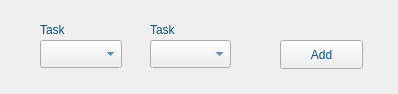
<?xml version="1.0" encoding="UTF-8"?>
<ui version="4.0">
 <class>Form</class>
 <widget class="QWidget" name="Form">
  <property name="geometry">
   <rect>
    <x>0</x>
    <y>0</y>
    <width>398</width>
    <height>94</height>
   </rect>
  </property>
  <property name="palette">
   <palette>
    <active>
     <colorrole role="WindowText">
      <brush brushstyle="SolidPattern">
       <color alpha="255">
        <red>3</red>
        <green>82</green>
        <blue>131</blue>
       </color>
      </brush>
     </colorrole>
     <colorrole role="Text">
      <brush brushstyle="SolidPattern">
       <color alpha="255">
        <red>3</red>
        <green>82</green>
        <blue>131</blue>
       </color>
      </brush>
     </colorrole>
     <colorrole role="ButtonText">
      <brush brushstyle="SolidPattern">
       <color alpha="255">
        <red>3</red>
        <green>82</green>
        <blue>131</blue>
       </color>
      </brush>
     </colorrole>
     <colorrole role="Highlight">
      <brush brushstyle="SolidPattern">
       <color alpha="255">
        <red>3</red>
        <green>82</green>
        <blue>131</blue>
       </color>
      </brush>
     </colorrole>
    </active>
    <inactive>
     <colorrole role="WindowText">
      <brush brushstyle="SolidPattern">
       <color alpha="255">
        <red>3</red>
        <green>82</green>
        <blue>131</blue>
       </color>
      </brush>
     </colorrole>
     <colorrole role="Text">
      <brush brushstyle="SolidPattern">
       <color alpha="255">
        <red>3</red>
        <green>82</green>
        <blue>131</blue>
       </color>
      </brush>
     </colorrole>
     <colorrole role="ButtonText">
      <brush brushstyle="SolidPattern">
       <color alpha="255">
        <red>3</red>
        <green>82</green>
        <blue>131</blue>
       </color>
      </brush>
     </colorrole>
     <colorrole role="Highlight">
      <brush brushstyle="SolidPattern">
       <color alpha="255">
        <red>3</red>
        <green>82</green>
        <blue>131</blue>
       </color>
      </brush>
     </colorrole>
    </inactive>
    <disabled/>
   </palette>
  </property>
  <property name="windowTitle">
   <string>Form</string>
  </property>
  <widget class="QPushButton" name="button">
   <property name="geometry">
    <rect>
     <x>280</x>
     <y>40</y>
     <width>83</width>
     <height>29</height>
    </rect>
   </property>
   <property name="text">
    <string>Add</string>
   </property>
  </widget>
  <widget class="QComboBox" name="comboBox2">
   <property name="geometry">
    <rect>
     <x>150</x>
     <y>40</y>
     <width>81</width>
     <height>28</height>
    </rect>
   </property>
  </widget>
  <widget class="QLabel" name="label_2">
   <property name="geometry">
    <rect>
     <x>150</x>
     <y>20</y>
     <width>63</width>
     <height>20</height>
    </rect>
   </property>
   <property name="text">
    <string>Task</string>
   </property>
  </widget>
  <widget class="QLabel" name="label">
   <property name="geometry">
    <rect>
     <x>40</x>
     <y>20</y>
     <width>63</width>
     <height>20</height>
    </rect>
   </property>
   <property name="text">
    <string>Task</string>
   </property>
  </widget>
  <widget class="QComboBox" name="comboBox">
   <property name="geometry">
    <rect>
     <x>40</x>
     <y>40</y>
     <width>82</width>
     <height>28</height>
    </rect>
   </property>
  </widget>
 </widget>
 <resources/>
 <connections/>
</ui>
